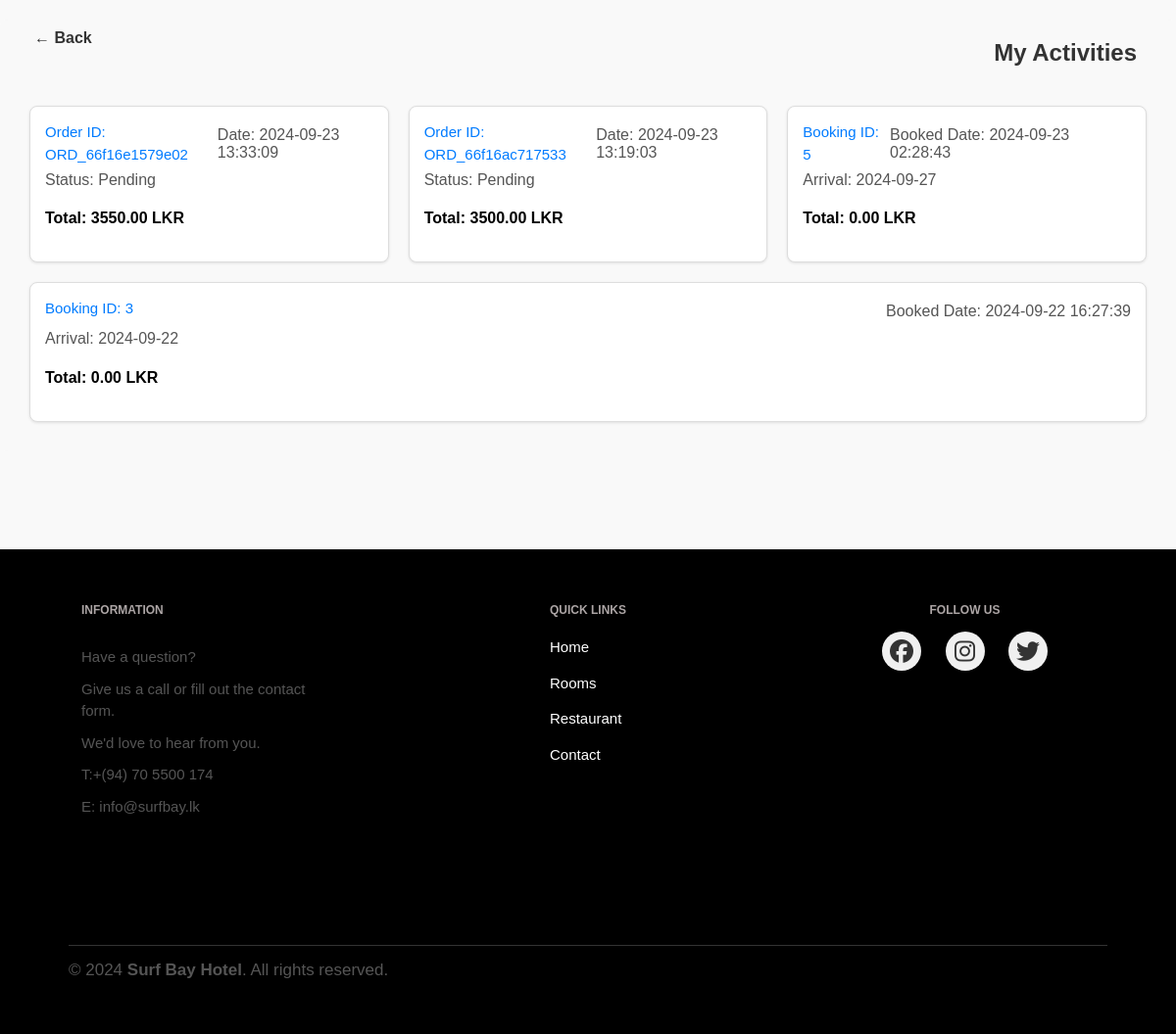
Page /Pages/myactivity.php (signed in) on the committed database.
### tables this page shows
CREATE TABLE `orders` (
  `id` int(11) NOT NULL,
  `user_session` varchar(255) DEFAULT NULL,
  `order_date` timestamp NOT NULL DEFAULT current_timestamp(),
  `order_id` varchar(50) DEFAULT NULL,
  `total_amount` decimal(10,2) DEFAULT NULL,
  `status` varchar(50) DEFAULT NULL
);

CREATE TABLE `room_bookings` (
  `id` int(11) NOT NULL,
  `room_id` int(11) NOT NULL,
  `arrival_date` date NOT NULL,
  `departure_date` date NOT NULL,
  `guest_count` varchar(50) NOT NULL,
  `total_price` decimal(10,2) NOT NULL,
  `created_at` timestamp NOT NULL DEFAULT current_timestamp(),
  `status` varchar(50) NOT NULL,
  `user_id` int(11) NOT NULL,
  `user_name` varchar(255) NOT NULL,
  `user_email` varchar(255) NOT NULL
);

### Pages/myactivity.php (the view, shortened to what this page needs)
<?php
include("../Components/db.php");
$user_name = $_SESSION['username'];
$order_query = "SELECT id, order_id, order_date, status, total_amount FROM orders WHERE user_session = ? ORDER BY order_date DESC";
$order_stmt = $con->prepare($order_query);
$order_stmt->bind_param("s", $user_name);
$order_stmt->execute();
$order_result = $order_stmt->get_result();
$room_booking_query = "SELECT id, room_id, arrival_date, departure_date, guest_count, total_price, created_at, status, user_email FROM room_bookings WHERE user_name = ? ORDER BY created_at DESC";
$room_booking_stmt = $con->prepare($room_booking_query);
$room_booking_stmt->bind_param("s", $user_name);
$room_booking_stmt->execute();
$room_booking_result = $room_booking_stmt->get_result();
?>
<!DOCTYPE html>
<html lang="en">
<head>
    <link rel="stylesheet" href="https://cdnjs.cloudflare.com/ajax/libs/font-awesome/6.4.2/css/all.min.css" />
</head>
<body>
    <?php if ($order_result->num_rows > 0): ?>
    <div class="activities">
        <div
            style="display: flex; justify-content: space-between; align-items: center; margin-bottom: 30px; margin-right:20px;">
            <a href="userprofile.php" class="back-btn">← Back</a>
            <h2 style="font-size: 1.5rem; margin: 0; flex-grow: 1; text-align: right;">My Activities</h2>
        </div>
        <div class="activity-cards">
            <?php while ($order = $order_result->fetch_assoc()): ?>
            <div class="card"
                onclick="showEBill('<?= htmlspecialchars($order['id']); ?>', '<?= htmlspecialchars($order['order_date']); ?>', '<?= htmlspecialchars($order['status']); ?>', <?= htmlspecialchars($order['total_amount']); ?>)">
                <div style="display: flex; justify-content: space-between;">
                    <h3>Order ID: <?= htmlspecialchars($order['order_id']); ?></h3>
                    <p>Date: <?= htmlspecialchars($order['order_date']); ?></p>
                </div>
                <p>Status: <?= htmlspecialchars($order['status']); ?></p>
                <h4>Total: <?= htmlspecialchars($order['total_amount']); ?> LKR</h4>
            </div>
            <?php endwhile; ?>
            <?php while ($room_booking = $room_booking_result->fetch_assoc()): ?>
            <div class="card"
                onclick="showRoomBookingBill('<?= htmlspecialchars($room_booking['id']); ?>','<?= htmlspecialchars($room_booking['user_email']); ?>','<?= htmlspecialchars($room_booking['room_id']); ?>', '<?= htmlspecialchars($room_booking['arrival_date']); ?>', '<?= htmlspecialchars($room_booking['status']); ?>','<?= htmlspecialchars($room_booking['guest_count']); ?>', '<?= htmlspecialchars($room_booking['total_price']); ?>', '<?= htmlspecialchars($room_booking['created_at']); ?>', '<?= htmlspecialchars($room_booking['departure_date']); ?>')">
                <div style="display: flex; justify-content: space-between;">
                    <h3>Booking ID: <?= htmlspecialchars($room_booking['id']); ?></h3>
                    <p>Booked Date: <?= htmlspecialchars($room_booking['created_at']); ?></p>
                </div>
                <p>Arrival: <?= htmlspecialchars($room_booking['arrival_date']); ?></p>
                <h4>Total: <?= htmlspecialchars($room_booking['total_price']); ?> LKR</h4>
            </div>
            <?php endwhile; ?>
        </div>
    </div>
    <?php else: ?>
    <div class="no-records">
        <p>No records found. Please place an order to see your activities.</p>
    </div>
    <?php endif; ?>
    <?php if ($order_result->num_rows > 0): ?>
    <?php include("../Components/footer.php"); ?>
    <?php endif; ?>
</body>
</html>

### Components/footer.php
<?php
echo '<link rel="stylesheet" href="../css/homestyle.css">';
?>
<footer class="footer" style="margin-top: 100px;">
    <div class=" footer-container">
        <div class="footer-top">
            <div class="footer-section footer-info" style="margin-right: 100px; padding-right: 100px;">
                <h4>Information</h4>
                <p>Have a question?</p>
                <p>Give us a call or fill out the contact form.</p>
                <p>We'd love to hear from you.</p>
                <p>T:+(94) 70 5500 174</p>
                <p>E: info@surfbay.lk</p>
            </div>
            <div class="footer-section footer-links">
                <h4>Quick Links</h4>
                <ul>
                    <li><a href="ndex.phpi">Home</a></li>
                    <li><a href="rooms.php">Rooms</a></li>
                    <li><a href="ourcafe.php">Restaurant</a></li>
                    <li><a href="contact.php">Contact</a></li>
                </ul>
            </div>
            <div class="footer-section footer-social">
                <h4>Follow Us</h4>
                <a href="#" aria-label="Facebook"><i class="fab fa-facebook"></i></a>
                <a href="#" aria-label="Instagram"><i class="fab fa-instagram"></i></a>
                <a href="#" aria-label="Twitter"><i class="fab fa-twitter"></i></a>
            </div>
        </div>
        <div class="footer-bottom">
            <p>&copy; 2024 <span class="footer-bold">Surf Bay Hotel</span>. All rights reserved.</p>
        </div>
    </div>
</footer>

### css/homestyle.css (style rules this page uses)
body { font-family: "Lato", sans-serif; margin: 0; font-family: "Gill Sans", "Gill Sans MT", Calibri, "Trebuchet MS", sans-serif; background: #ffffff; background-color: #f9f9f9; }
.footer { background-color: #000000; color: #fff; padding: 40px 70px; text-align: left; }
.footer-container { display: flex; flex-direction: column; }
.footer-top { display: flex; justify-content: left; max-width: 1200px; margin-bottom: 120px; }
.footer-section { flex: 1; min-width: 200px; padding: 0 13px; }
.footer-section h3, .footer-section h4 { margin-bottom: 20px; }
.footer-section h4 { color: #aca5a5; text-transform: uppercase; font-size: 12px; }
.footer-section p { margin-top: 10px; margin-bottom: 10px; }
.footer-info p, h3 { line-height: 1.5; font-size: 15px; font-weight: 400; }
.footer-info p:first-of-type, .footer-community p:first-of-type { margin-top: 30px; }
.footer-info a, .footer-links a, .footer-customer-service a, .footer-community a { color: #fff; text-decoration: none; margin: 14px 0; }
.footer-links ul, .footer-customer-service ul { list-style: none; padding: 0; margin: 0; }
.footer-links li, .footer-customer-service li { margin: 14px 0; font-size: 15px; line-height: 1.5; }
h4 { margin-bottom: 20px; }
.footer-bottom { border-top: 1px solid #333; padding: 10px 0; font-size: 17px; }
.footer-bold { font-weight: bold; }
.footer-social { text-align: center; }
.footer-social h4 { margin-bottom: 15px; }
.footer-social a { display: inline-block; margin: 0 10px; color: #333; font-size: 24px; transition: color 0.3s ease; }
.footer-social i { width: 40px; height: 40px; line-height: 40px; text-align: center; border-radius: 50%; background-color: #f0f0f0; transition: background-color 0.3s ease; }

### Pages/myactivity.php (style rules this page uses)
.back-btn { position: fixed; top: 20px; left: 20px; padding: 10px 15px; color: #333; text-decoration: none; border-radius: 5px; font-weight: bold; z-index: 1000; }
.activities { margin-top: 20px; padding: 20px; background-color: #f9f9f9; border-radius: 8px; }
.activity-cards { display: flex; flex-wrap: wrap; justify-content: space-between; }
.card { background-color: #fff; border: 1px solid #ddd; border-radius: 8px; padding: 15px; margin: 10px; flex: 1 1 calc(30% - 20px); box-shadow: 0 1px 3px rgba(0, 0, 0, 0.1); transition: transform 0.2s; }
h2 { color: #333; }
h3 { margin: 0; color: #007bff; }
p { margin: 5px 0; color: #555; }

### rows in the picture
orders: order "ORD_66f16e1579e02", order_date "2024-09-23 13:33:09", status "Pending", total_amount "3550.00"
orders: order "ORD_66f16ac717533", order_date "2024-09-23 13:19:03", status "Pending", total_amount "3500.00"
room_bookings: id "5", created_at "2024-09-23 02:28:43", arrival_date "2024-09-27", total_price "0.00"
room_bookings: id "3", created_at "2024-09-22 16:27:39", arrival_date "2024-09-22", total_price "0.00"
